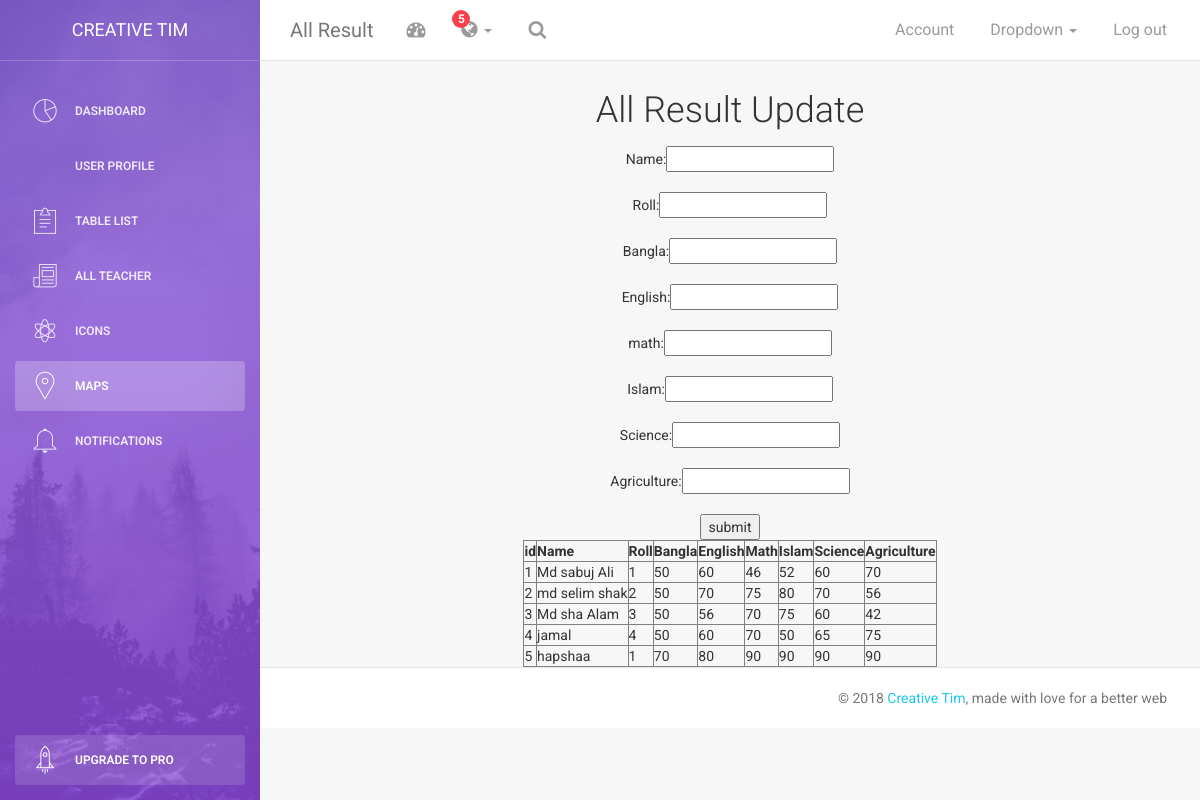
/Admin/markup.php, run on the app's committed database.
### tables this page shows
CREATE TABLE `search` (
  `id` int(11) NOT NULL,
  `name` varchar(30) NOT NULL,
  `roll` varchar(25) NOT NULL,
  `Bangla` varchar(25) NOT NULL,
  `english` varchar(30) NOT NULL,
  `math` varchar(25) NOT NULL,
  `islam` varchar(25) NOT NULL,
  `science` varchar(25) NOT NULL,
  `Agriculture` varchar(30) NOT NULL
);

### Admin/markup.php (the view, shortened to what this page needs)
<!doctype html>
<html lang="en">
<head>
    <link href="assets/css/bootstrap.min.css" rel="stylesheet" />
    <link href="assets/css/animate.min.css" rel="stylesheet"/>
    <link href="assets/css/light-bootstrap-dashboard.css?v=1.4.0" rel="stylesheet"/>
    <link href="assets/css/demo.css" rel="stylesheet" />
    <link href="http://maxcdn.bootstrapcdn.com/font-awesome/4.2.0/css/font-awesome.min.css" rel="stylesheet">
    <link href="assets/css/pe-icon-7-stroke.css" rel="stylesheet" />
</head>
<body>
<div class="wrapper">
     <div class="sidebar" data-color="purple" data-image="assets/img/sidebar-5.jpg">
    	<div class="sidebar-wrapper">
            <div class="logo">
                <a href="http://www.creative-tim.com" class="simple-text">
                    Creative Tim
                </a>
            </div>
            <ul class="nav">
                <li>
                    <a href="dashboard.php">
                        <i class="pe-7s-graph"></i>
                        <p>Dashboard</p>
                    </a>
                </li>
                <li>
                    <a href="user.php
                        <i class="pe-7s-user"></i>
                        <p>User Profile</p>
                    </a>
                </li>
                <li>
                    <a href="table.php">
                        <i class="pe-7s-note2"></i>
                        <p>Table List</p>
                    </a>
                </li>
                <li>
                    <a href="typography.php">
                        <i class="pe-7s-news-paper"></i>
                        <p>All Teacher</p>
                    </a>
                </li>
                <li>
                    <a href="icons.php">
                        <i class="pe-7s-science"></i>
                        <p>Icons</p>
                    </a>
                </li>
                <li class="active">
                    <a href="maps.php">
                        <i class="pe-7s-map-marker"></i>
                        <p>Maps</p>
                    </a>
                </li>
                <li>
                    <a href="notifications.php">
                        <i class="pe-7s-bell"></i>
                        <p>Notifications</p>
                    </a>
                </li>
				<li class="active-pro">
                    <a href="upgrade.php">
                        <i class="pe-7s-rocket"></i>
                        <p>Upgrade to PRO</p>
                    </a>
                </li>
            </ul>
    	</div>
    </div>
    <div class="main-panel">
		<nav class="navbar navbar-default navbar-fixed">
            <div class="container-fluid">
                <div class="navbar-header">
                    <a class="navbar-brand" href="#">All Result</a>
                </div>
                <div class="collapse navbar-collapse">
                    <ul class="nav navbar-nav navbar-left">
                        <li>
                            <a href="#" class="dropdown-toggle" data-toggle="dropdown">
                                <i class="fa fa-dashboard"></i>
                            </a>
                        </li>
                        <li class="dropdown">
                              <a href="#" class="dropdown-toggle" data-toggle="dropdown">
                                    <i class="fa fa-globe"></i>
                                    <b class="caret hidden-sm hidden-xs"></b>
                                    <span class="notification hidden-sm hidden-xs">5</span>
                              </a>
                        </li>
                        <li>
                           <a href="">
                                <i class="fa fa-search"></i>
                            </a>
                        </li>
                    </ul>
                    <ul class="nav navbar-nav navbar-right">
                        <li>
                           <a href="">
                               <p>Account</p>
                            </a>
                        </li>
                        <li class="dropdown">
                              <a href="#" class="dropdown-toggle" data-toggle="dropdown">
                                    <p>
										Dropdown
										<b class="caret"></b>
									</p>
                              </a>
                        </li>
                        <li>
                            <a href="#">
                                <p>Log out</p>
                            </a>
                        </li>
                    </ul>
                </div>
            </div>
        </nav>
<?php
$mysqli=new mysqli('localhost','root','','school');
?><center>
<h2>All Result Update</h2>
<form action="#" method="POST">
Name:<input type="text" name="name"/><br/><br/>
Roll:<input type="text" name="roll"/><br/><br/>
Bangla:<input type="text" name="Bangla"/><br/><br/>
English:<input type="text" name="english"/><br/><br/>
math:<input type="text" name="math"/><br/><br/>
Islam:<input type="text" name="islam"/><br/><br/>
Science:<input type="text" name="science"/><br/><br/>
Agriculture:<input type="text" name="Agriculture"/><br/><br/>
<input type="submit"  name="submit" value="submit"/>
</form>
</center>
<?php
	echo "<table border='1' align='center' bgColor='green'>
	<tr>
	<th>id</th>
	<th>Name</th>
	<th>Roll</th>
	<th>Bangla</th>
	<th>English</th>
	<th>Math</th>
	<th>Islam</th>
	<th>Science</th>
	<th>Agriculture</th>
	</tr>";
	$query="SELECT *FROM search";
	$result=$mysqli->query($query,MYSQLI_STORE_RESULT);
	while(list($id,$name,$roll,$Bangla,$english,$math,$islam,$science,$Agriculture)=$result->fetch_row()){
		echo "<tr>
		<td>$id</td>
		<td>$name</td>
		<td>$roll</td>
		<td>$Bangla</td>
		<td>$english</td>
		<td>$math</td>
		<td>$islam</td>
		<td>$science</td>
		<td>$Agriculture</td>
		</tr>";
	}
	echo "</table>";
?>
        <footer class="footer">
            <div class="container-fluid">
                <p class="copyright pull-right">
                    &copy; <script>document.write(new Date().getFullYear())</script> <a href="http://www.creative-tim.com">Creative Tim</a>, made with love for a better web
                </p>
            </div>
        </footer>
    </div>
</div>
</body>
</html>

### Admin/assets/css/demo.css (style rules this page uses)
.sidebar .nav > li.active-pro { position: absolute; width: 100%; bottom: 10px; }
.sidebar .nav > li.active-pro a { background: rgba(255, 255, 255, 0.14); opacity: 1; color: #FFFFFF; }

### data on the page
search: id "1", name "Md sabuj Ali", roll "1", Bangla "50", english "60", math "46", islam "52", science "60", Agriculture "70"
search: id "2", name "md selim shak", roll "2", Bangla "50", english "70", math "75", islam "80", science "70", Agriculture "56"
search: id "3", name "Md sha Alam", roll "3", Bangla "50", english "56", math "70", islam "75", science "60", Agriculture "42"
search: id "4", name "jamal", roll "4", Bangla "50", english "60", math "70", islam "50", science "65", Agriculture "75"
search: id "5", name "hapshaa", roll "1", Bangla "70", english "80", math "90", islam "90", science "90", Agriculture "90"
